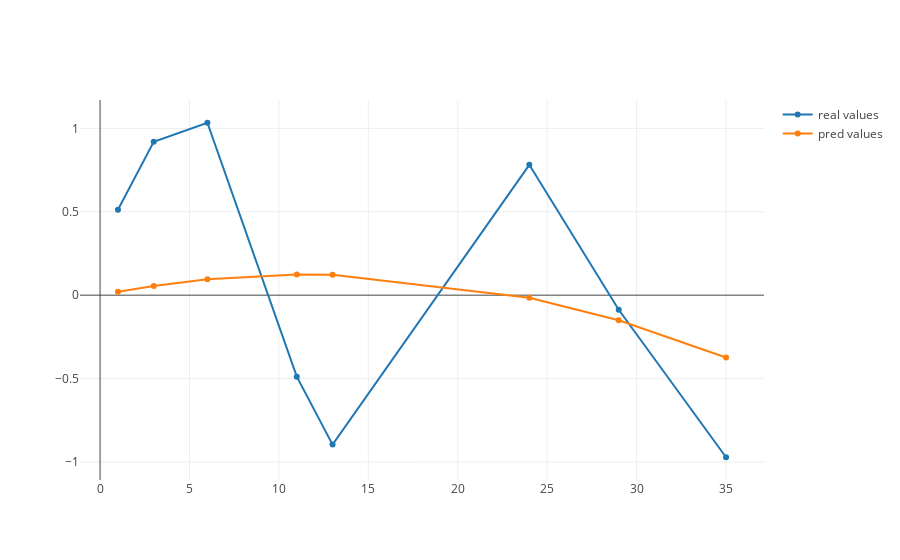
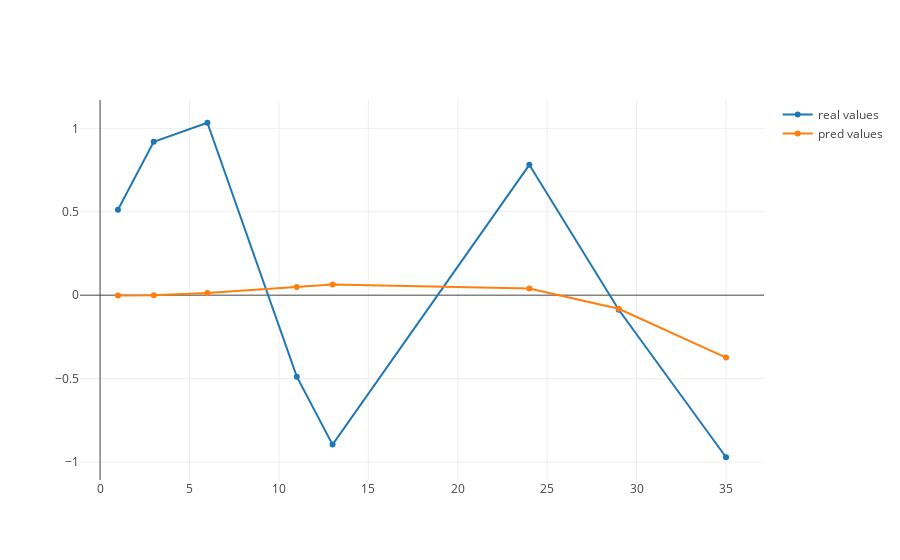
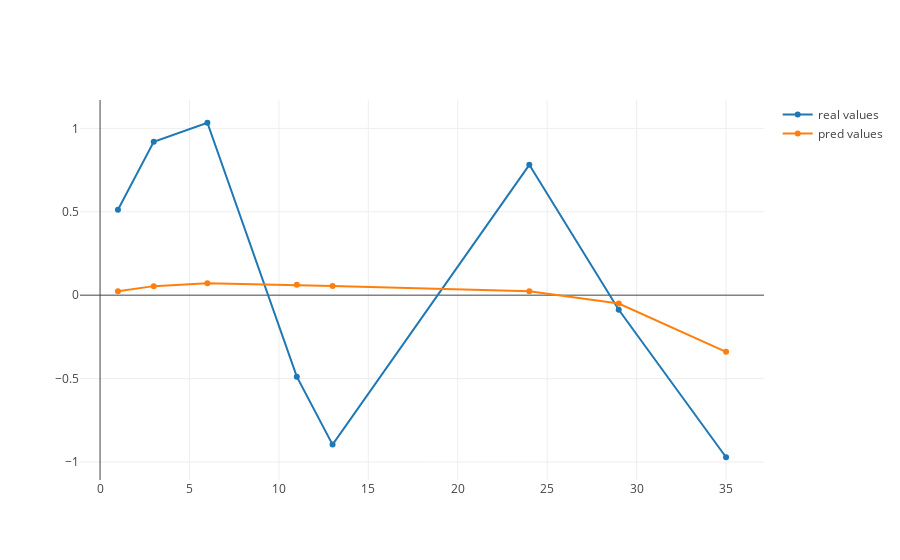
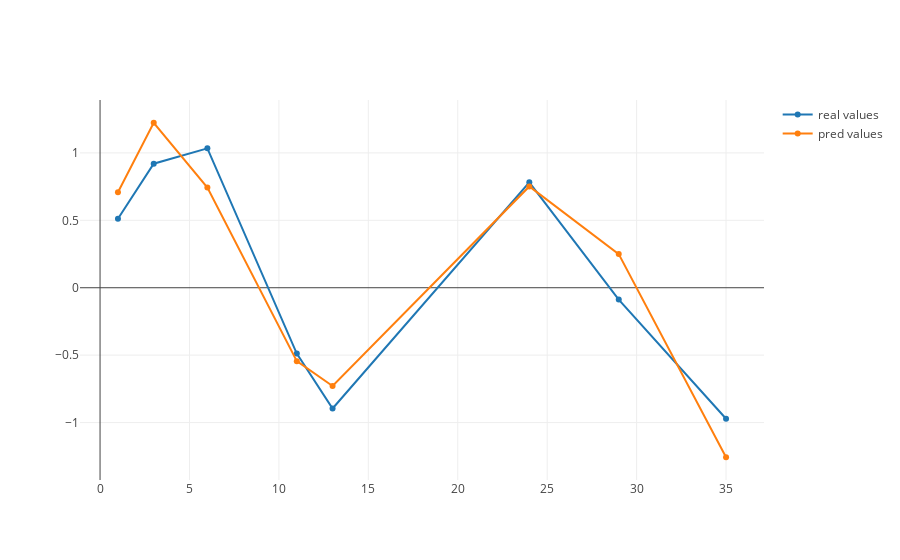

Notebook code for these charts, in order:
### Markdown cell above
Тут матрица обратима, отличные от 0 значени $\alpha$ только уменьшают R2.

### Code cell
noisysine_ridge_df = noisysine_df.copy()

for i in range(2, 6):
    noisysine_ridge_df['x' + str(i)] = noisysine_ridge_df['x'] ** i
    noisysine_ridge_train_df = noisysine_ridge_df.loc[noisysine_train.index]
    noisysine_ridge_test_df = noisysine_ridge_df.loc[noisysine_test.index]
    
    real_y = noisysine_ridge_test_df.sort_values(by=['x'])['y']
    pred_y = predict_simple_regression(
                ridge_regression(noisysine_ridge_train_df.drop(columns=['y']), noisysine_ridge_train_df['y'], 0.000001),
                noisysine_ridge_test_df.drop(columns=['y']).sort_values(by=['x']))
    
    print("Degree =", i, ", r2 = ", sklearn.metrics.r2_score(real_y, pred_y))
    
    plotly.offline.iplot([
        go.Scatter(
            y = real_y,
            x = noisysine_ridge_test_df.sort_values(by=['x'])['x'],
            mode = 'markers+lines',
            name = 'real values'
        ),
        go.Scatter(
            y = pred_y,
            x = sorted(noisysine_ridge_test_df['x']),
            mode = 'markers+lines',
            name = 'pred values'
        ),
        ], filename='real_values.html')

### Figure 1 — Plotly figure (JSON) as saved in the notebook; plotly's stock layout.template omitted (floating-point values rounded to 4 significant figures)
{"data": [{"mode": "markers+lines", "name": "real values", "type": "scatter", "uid": "bd4d7fe9-284e-46ce-a166-12c9df86278a", "x": [1, 3, 6, 11, 13, 24, 29, 35], "y": [0.5118, 0.9198, 1.034, -0.4884, -0.8958, 0.7815, -0.08762, -0.9716]}, {"mode": "markers+lines", "name": "pred values", "type": "scatter", "uid": "6396882f-38e2-4993-95d3-17e7a29cab81", "x": [1, 3, 6, 11, 13, 24, 29, 35], "y": [0.02037, 0.05563, 0.09483, 0.1236, 0.1224, -0.01512, -0.1507, -0.3736]}], "layout": {}}

### Figure 2 — Plotly figure (JSON) as saved in the notebook; plotly's stock layout.template omitted (floating-point values rounded to 4 significant figures)
{"data": [{"mode": "markers+lines", "name": "real values", "type": "scatter", "uid": "ecc83d54-e2cc-48ef-8803-02af0bc8256b", "x": [1, 3, 6, 11, 13, 24, 29, 35], "y": [0.5118, 0.9198, 1.034, -0.4884, -0.8958, 0.7815, -0.08762, -0.9716]}, {"mode": "markers+lines", "name": "pred values", "type": "scatter", "uid": "06c5a58d-5eeb-4446-9781-4cb006e5cd99", "x": [1, 3, 6, 11, 13, 24, 29, 35], "y": [-0.002088, -0.0005119, 0.01282, 0.04916, 0.06333, 0.04015, -0.08149, -0.3741]}], "layout": {}}

### Figure 3 — Plotly figure (JSON) as saved in the notebook; plotly's stock layout.template omitted (floating-point values rounded to 4 significant figures)
{"data": [{"mode": "markers+lines", "name": "real values", "type": "scatter", "uid": "069fe746-7823-4141-abca-eb44a7e29cab", "x": [1, 3, 6, 11, 13, 24, 29, 35], "y": [0.5118, 0.9198, 1.034, -0.4884, -0.8958, 0.7815, -0.08762, -0.9716]}, {"mode": "markers+lines", "name": "pred values", "type": "scatter", "uid": "9b19ea6f-477a-4c1a-b5c9-14b09fdd5fdd", "x": [1, 3, 6, 11, 13, 24, 29, 35], "y": [0.02348, 0.05419, 0.07118, 0.06214, 0.05519, 0.02325, -0.0503, -0.3398]}], "layout": {}}

### Figure 4 — Plotly figure (JSON) as saved in the notebook; plotly's stock layout.template omitted (floating-point values rounded to 4 significant figures)
{"data": [{"mode": "markers+lines", "name": "real values", "type": "scatter", "uid": "d53674c7-2d62-40fe-be1b-a5bf5b1773ef", "x": [1, 3, 6, 11, 13, 24, 29, 35], "y": [0.5118, 0.9198, 1.034, -0.4884, -0.8958, 0.7815, -0.08762, -0.9716]}, {"mode": "markers+lines", "name": "pred values", "type": "scatter", "uid": "03ec4f2f-aa99-421f-a53c-56d4717366a4", "x": [1, 3, 6, 11, 13, 24, 29, 35], "y": [0.7082, 1.224, 0.7428, -0.5448, -0.7288, 0.7513, 0.2495, -1.257]}], "layout": {}}
